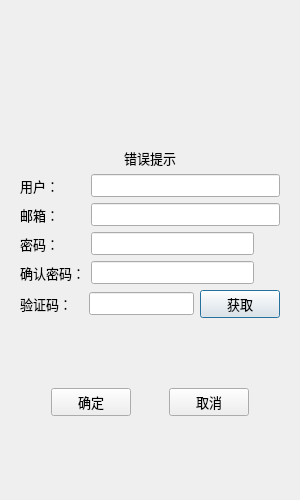
<?xml version="1.0" encoding="UTF-8"?>
<ui version="4.0">
 <class>RegisterDialog</class>
 <widget class="QDialog" name="RegisterDialog">
  <property name="geometry">
   <rect>
    <x>0</x>
    <y>0</y>
    <width>300</width>
    <height>500</height>
   </rect>
  </property>
  <property name="minimumSize">
   <size>
    <width>300</width>
    <height>500</height>
   </size>
  </property>
  <property name="maximumSize">
   <size>
    <width>300</width>
    <height>500</height>
   </size>
  </property>
  <property name="font">
   <font>
    <pointsize>10</pointsize>
   </font>
  </property>
  <property name="windowTitle">
   <string>Dialog</string>
  </property>
  <layout class="QVBoxLayout" name="verticalLayout">
   <item>
    <widget class="QStackedWidget" name="stackedWidget">
     <property name="currentIndex">
      <number>0</number>
     </property>
     <widget class="QWidget" name="page1">
      <layout class="QVBoxLayout" name="verticalLayout_2">
       <item>
        <spacer name="verticalSpacer_2">
         <property name="orientation">
          <enum>Qt::Vertical</enum>
         </property>
         <property name="sizeHint" stdset="0">
          <size>
           <width>20</width>
           <height>55</height>
          </size>
         </property>
        </spacer>
       </item>
       <item>
        <spacer name="verticalSpacer_4">
         <property name="orientation">
          <enum>Qt::Vertical</enum>
         </property>
         <property name="sizeHint" stdset="0">
          <size>
           <width>20</width>
           <height>54</height>
          </size>
         </property>
        </spacer>
       </item>
       <item>
        <widget class="QLabel" name="tip_label">
         <property name="font">
          <font>
           <pointsize>10</pointsize>
          </font>
         </property>
         <property name="text">
          <string>错误提示</string>
         </property>
         <property name="alignment">
          <set>Qt::AlignCenter</set>
         </property>
        </widget>
       </item>
       <item>
        <layout class="QHBoxLayout" name="horizontalLayout">
         <item>
          <widget class="QLabel" name="label">
           <property name="text">
            <string>用户：       </string>
           </property>
          </widget>
         </item>
         <item>
          <widget class="QLineEdit" name="user_edit"/>
         </item>
        </layout>
       </item>
       <item>
        <layout class="QHBoxLayout" name="horizontalLayout_2">
         <item>
          <widget class="QLabel" name="label_2">
           <property name="text">
            <string>邮箱：       </string>
           </property>
          </widget>
         </item>
         <item>
          <widget class="QLineEdit" name="email_edit"/>
         </item>
        </layout>
       </item>
       <item>
        <layout class="QHBoxLayout" name="horizontalLayout_3">
         <item>
          <widget class="QLabel" name="label_3">
           <property name="text">
            <string>密码：       </string>
           </property>
          </widget>
         </item>
         <item>
          <widget class="QLineEdit" name="pass_edit"/>
         </item>
         <item>
          <widget class="ClickLabel" name="pass_visible">
           <property name="minimumSize">
            <size>
             <width>20</width>
             <height>20</height>
            </size>
           </property>
           <property name="maximumSize">
            <size>
             <width>20</width>
             <height>20</height>
            </size>
           </property>
           <property name="text">
            <string/>
           </property>
          </widget>
         </item>
        </layout>
       </item>
       <item>
        <layout class="QHBoxLayout" name="horizontalLayout_4">
         <item>
          <widget class="QLabel" name="label_4">
           <property name="text">
            <string>确认密码：</string>
           </property>
          </widget>
         </item>
         <item>
          <widget class="QLineEdit" name="confirm_edit"/>
         </item>
         <item>
          <widget class="ClickLabel" name="confirm_visible">
           <property name="minimumSize">
            <size>
             <width>20</width>
             <height>20</height>
            </size>
           </property>
           <property name="maximumSize">
            <size>
             <width>20</width>
             <height>20</height>
            </size>
           </property>
           <property name="text">
            <string/>
           </property>
          </widget>
         </item>
        </layout>
       </item>
       <item>
        <layout class="QHBoxLayout" name="horizontalLayout_5">
         <item>
          <widget class="QLabel" name="label_5">
           <property name="text">
            <string>验证码：   </string>
           </property>
          </widget>
         </item>
         <item>
          <widget class="QLineEdit" name="verify_edit"/>
         </item>
         <item>
          <widget class="TimerBtn" name="get_verify_btn">
           <property name="text">
            <string>获取</string>
           </property>
          </widget>
         </item>
        </layout>
       </item>
       <item>
        <spacer name="verticalSpacer_3">
         <property name="orientation">
          <enum>Qt::Vertical</enum>
         </property>
         <property name="sizeHint" stdset="0">
          <size>
           <width>20</width>
           <height>54</height>
          </size>
         </property>
        </spacer>
       </item>
       <item>
        <layout class="QHBoxLayout" name="horizontalLayout_6">
         <item>
          <spacer name="horizontalSpacer">
           <property name="orientation">
            <enum>Qt::Horizontal</enum>
           </property>
           <property name="sizeHint" stdset="0">
            <size>
             <width>40</width>
             <height>20</height>
            </size>
           </property>
          </spacer>
         </item>
         <item>
          <widget class="QPushButton" name="confirm_btn">
           <property name="text">
            <string>确定</string>
           </property>
          </widget>
         </item>
         <item>
          <spacer name="horizontalSpacer_3">
           <property name="orientation">
            <enum>Qt::Horizontal</enum>
           </property>
           <property name="sizeHint" stdset="0">
            <size>
             <width>40</width>
             <height>20</height>
            </size>
           </property>
          </spacer>
         </item>
         <item>
          <widget class="QPushButton" name="cancel_btn">
           <property name="text">
            <string>取消</string>
           </property>
          </widget>
         </item>
         <item>
          <spacer name="horizontalSpacer_2">
           <property name="orientation">
            <enum>Qt::Horizontal</enum>
           </property>
           <property name="sizeHint" stdset="0">
            <size>
             <width>40</width>
             <height>20</height>
            </size>
           </property>
          </spacer>
         </item>
        </layout>
       </item>
       <item>
        <spacer name="verticalSpacer">
         <property name="orientation">
          <enum>Qt::Vertical</enum>
         </property>
         <property name="sizeHint" stdset="0">
          <size>
           <width>20</width>
           <height>54</height>
          </size>
         </property>
        </spacer>
       </item>
      </layout>
     </widget>
     <widget class="QWidget" name="page2">
      <layout class="QVBoxLayout" name="verticalLayout_3">
       <item>
        <spacer name="verticalSpacer_6">
         <property name="orientation">
          <enum>Qt::Vertical</enum>
         </property>
         <property name="sizeHint" stdset="0">
          <size>
           <width>20</width>
           <height>40</height>
          </size>
         </property>
        </spacer>
       </item>
       <item>
        <layout class="QHBoxLayout" name="horizontalLayout_7">
         <item>
          <spacer name="horizontalSpacer_5">
           <property name="orientation">
            <enum>Qt::Horizontal</enum>
           </property>
           <property name="sizeHint" stdset="0">
            <size>
             <width>40</width>
             <height>20</height>
            </size>
           </property>
          </spacer>
         </item>
         <item>
          <widget class="QLabel" name="finish_label">
           <property name="font">
            <font>
             <pointsize>10</pointsize>
            </font>
           </property>
           <property name="text">
            <string/>
           </property>
           <property name="alignment">
            <set>Qt::AlignCenter</set>
           </property>
          </widget>
         </item>
         <item>
          <spacer name="horizontalSpacer_4">
           <property name="orientation">
            <enum>Qt::Horizontal</enum>
           </property>
           <property name="sizeHint" stdset="0">
            <size>
             <width>40</width>
             <height>20</height>
            </size>
           </property>
          </spacer>
         </item>
        </layout>
       </item>
       <item>
        <spacer name="verticalSpacer_7">
         <property name="orientation">
          <enum>Qt::Vertical</enum>
         </property>
         <property name="sizeHint" stdset="0">
          <size>
           <width>20</width>
           <height>40</height>
          </size>
         </property>
        </spacer>
       </item>
       <item>
        <layout class="QHBoxLayout" name="horizontalLayout_8">
         <item>
          <spacer name="horizontalSpacer_6">
           <property name="orientation">
            <enum>Qt::Horizontal</enum>
           </property>
           <property name="sizeHint" stdset="0">
            <size>
             <width>40</width>
             <height>20</height>
            </size>
           </property>
          </spacer>
         </item>
         <item>
          <widget class="QPushButton" name="pushButton">
           <property name="text">
            <string>返回登录</string>
           </property>
          </widget>
         </item>
         <item>
          <spacer name="horizontalSpacer_7">
           <property name="orientation">
            <enum>Qt::Horizontal</enum>
           </property>
           <property name="sizeHint" stdset="0">
            <size>
             <width>40</width>
             <height>20</height>
            </size>
           </property>
          </spacer>
         </item>
        </layout>
       </item>
       <item>
        <spacer name="verticalSpacer_5">
         <property name="orientation">
          <enum>Qt::Vertical</enum>
         </property>
         <property name="sizeHint" stdset="0">
          <size>
           <width>20</width>
           <height>40</height>
          </size>
         </property>
        </spacer>
       </item>
      </layout>
     </widget>
    </widget>
   </item>
  </layout>
 </widget>
 <customwidgets>
  <customwidget>
   <class>TimerBtn</class>
   <extends>QPushButton</extends>
   <header>timerbtn.h</header>
  </customwidget>
  <customwidget>
   <class>ClickLabel</class>
   <extends>QLabel</extends>
   <header>clicklabel.h</header>
  </customwidget>
 </customwidgets>
 <resources/>
 <connections/>
</ui>
